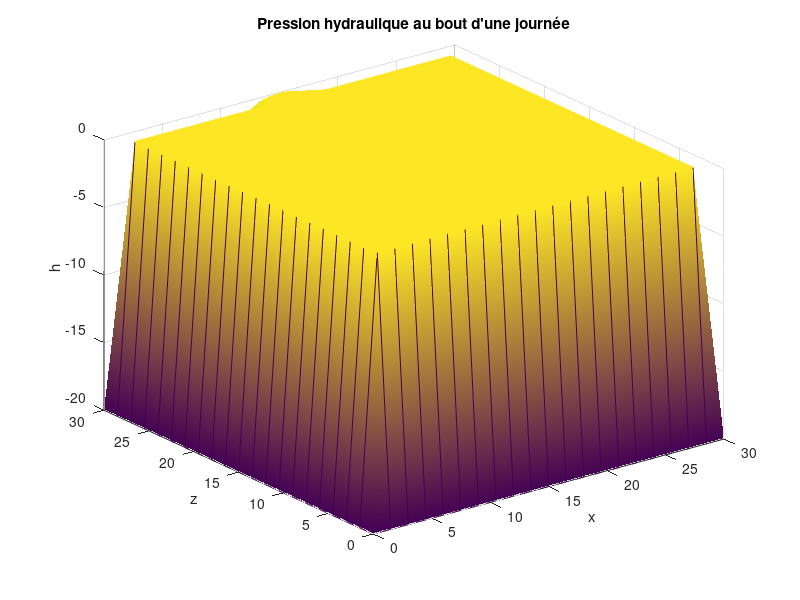

MATLAB code to generate this figure: (Note: this script raises an error after producing the figure.)
% Résolution par un schéma au différences finies explicite, du problème suivant :
%
%  Ks*d/dz(Kr*d/dz(Phi)) = d/dt(theta)
%
% x = déplacement horizontal
% z = déplacement vertical
% h = pression hydraulique
% Phi = h+z ; Charge hydraulique
% Ks = cst ; conductivité hydrolique d'un sol saturé
% Kr(h) = exp(alpha*h) ; conductivité hydrolique d'un sol non saturé
% alpha = cst ;  paramètre dépendant du type de sol
% Theta(h) = thetad + (thetas - thetad)Kr(h) ; teneur en eau
% thetad = cst ;  teneur en eau pour un sol sec
% thetas = cst ;  teneur en eau pour un sol saturé

clear; close all;

%% Données
Tf = 6*3600; % temps final en jour
N = 3600; % Nombre de subdivision de l'intervalle de temps [0;TF]
a = 30; % Largeur de l'espace considéré en m
I = 20; % Nombre de subdivision de l'intervalle en espace horizontal [0;a]
L = 30; % Hauteur de l'espace considéré en m
J = 20; % Nombre de subdivision de l'intervalle en espace vertical [0;L]
nbn = (J+1)*(I+1); % Nb total de noeuds du maillage en espace

Ks = 0.1 ; % m/Jour
alpha = 0.1 ; % cm^-1
thetad = 0.15 ;
thetas = 0.45 ;


% Yolo light clay
Ks = 9.22*1e-5; % m/Jour
alpha = 0.0335 ; % cm^-1
thetad = 0.102 ;
thetas = 0.368 ;
%

% Sable
Ks = 8.25*1e-5; % m/Jour
alpha = 0.145 ; % cm^-1
thetad = 0.045 ;
thetas = 0.430 ;
%

Kr = @(h) exp(alpha*h) ; %ones(length(h),1);
Theta = @(h) thetad + (thetas - thetad)*Kr(h);
dTheta = @(h) alpha*(thetas - thetad)*Kr(h); % Dérivée de theta en fonction de h
hd = -20; % Pression hydraulique d'un sol sec
eps = exp(alpha*hd);


%% Résolution en h par une méthode semi-implicite
% On numérote les noeuds du maillage de l'espace de gauche à droite puis bas vers le haut
% i.e x croisant puis z croissant
h = zeros(nbn,N+1); % Pression hydraulique
h(:,1)= hd*ones(nbn,1); % Condition initiale h(x,z,0)
h(1:I+1,2:N+1)=hd*ones(I+1,N); % Condition au bord h(x,0,t) avec t>0
h(1:I+1:(I+1)*J+1,2:N+1)=hd*ones(I+1,N); % Condition au bord h(0,z,t) avec t>0
h(I+1:I+1:nbn,2:N+1)=hd*ones(I+1,N); % Condition au bord h(a,z,t) avec t>0
dx = a/I;
x = dx*[1:I-1]';
h_L=log(eps + (1-eps)*(0.75*sin(pi*x/a) - 0.25*sin(3*pi*x/a)))/alpha;
h((I+1)*J+2:nbn-1,2:N+1)=h_L .* ones(length(h_L),N); % Condition au bord h(x,L,t) avec t>0


%% Affichage de la solution
x = x';
tx=[0,x,a]; % Espace horizontal
dz=L/J; % Pas d'espace doit être égal pour les deux dimensions en espace
tz=0:dz:L; % Discrétisation de l'espace vertical
dt=Tf/N; % Pas de temps
tt=0:dt:Tf;
%[T,Z]=meshgrid(t,tz);


h_mid1 = h(:,end);
[X,Z]=meshgrid(tx,tz);
h_mid1=reshape(h_mid1,I+1,J+1);
figure(1);
meshc(X,Z,h_mid1',"FaceColor","interp");
xlabel("x")
ylabel("z")
zlabel("h")
title("Pression hydraulique au bout d'une journée")


temps = cputime;
% En argument, h contient déjà les conditions initiales à l'intérieure
[h]=Semi_implicite2D3(I,a,J,L,N,Tf,h,Ks,Kr,dTheta);

disp(["Temps d'execution :",num2str(cputime-temps)]);

%% Affichage de la solution


h_mid = h(:,end);
[X,Z]=meshgrid(tx,tz);
h_mid=reshape(h_mid,I+1,J+1);
figure(2);
meshc(X,Z,h_mid',"FaceColor","interp");
xlabel("x")
ylabel("z")
zlabel("h")
title("Pression hydraulique à la fin")
colorbar;

h_mid = h(:,round(N/2));
h_mid=reshape(h_mid,I+1,J+1);
figure(3);
meshc(X,Z,h_mid',"FaceColor","interp");
xlabel("x")
ylabel("z")
zlabel("h")
title("Pression hydraulique à la mi-journée")
colorbar;
